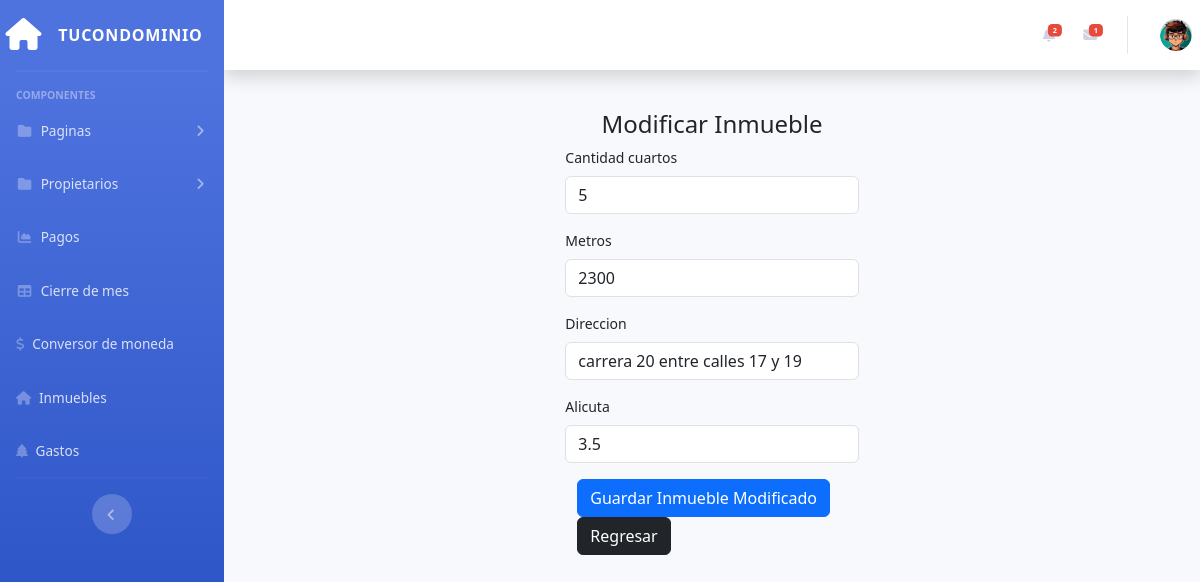
The page /codigo/editarinmueble.php?id=1 on the database its author committed.
### tables this page shows
CREATE TABLE `inmobiliaria` (
  `id_inmobiliaria` int(5) NOT NULL,
  `cant_cuartos` int(2) DEFAULT NULL,
  `metros` float DEFAULT NULL,
  `direccion` varchar(100) DEFAULT NULL,
  `alicuota` varchar(50) DEFAULT NULL,
  `id_propietario` int(3) DEFAULT NULL
);

### codigo/editarinmueble.php (the view, shortened to what this page needs)
<?php
require 'menu.php';
$db= new DataBase();
$conexion=$db->conectar();
$id= $_GET['id'];
$query= $conexion->prepare("SELECT cant_cuartos, metros, direccion, alicuota  FROM inmobiliaria WHERE id_inmobiliaria = :id");
$query->execute(['id' => $id]);
$row = $query->fetch(PDO::FETCH_ASSOC);
?>
<!DOCTYPE html>
<html lang="en">
<head>
    <link href="https://cdn.jsdelivr.net/npm/bootstrap@5.3.3/dist/css/bootstrap.min.css" rel="stylesheet">
    <link rel="stylesheet" href="diseño.css">
</head>
<body>
<div class="login-container">
<form  action="guardarinmueble.php" method="POST" class="col-4 p-3 m-auto">
    <h1 class="text-center">Modificar Inmueble</h1>
                <div class="mb-3">
                    <label for="exampleInputEmail1" class="form-label">Cantidad cuartos</label>
                    <input type="text" class="form-control" name="cant_cuartos" value="<?php echo $row['cant_cuartos'];?>">
                </div>
                <div class="mb-3">
                    <label for="exampleInputEmail1" class="form-label">Metros</label>
                    <input type="text" class="form-control" name="metros" value="<?php echo $row['metros'];?>">
                </div>
                <div class="mb-3">
                    <label for="exampleInputEmail1" class="form-label">Direccion</label>
                    <input type="text" class="form-control" name="direccion" value="<?php echo $row['direccion'];?>">
                </div>
                <div class="mb-3">
                    <label for="exampleInputEmail1" class="form-label">Alicuta</label>
                    <input type="text" class="form-control" name="alicuota" value="<?php echo $row['alicuota'];?>">
                </div>
                <div
                    class="col-md-12">
                <button type="submit" class="btn btn-primary" name="guardarinmueble" value="ok">Guardar Inmueble Modificado</button>
                <a href="gastos.php" class="btn btn-dark">Regresar</a>
</div>
            </form>
    </div>
 </body>
</html>

### codigo/diseño.css (style rules this page uses)
body { font-size: 14px; }
h1 { font-size: 24px; }
a { font-size: 12px; }

### rows shown on the page
inmobiliaria: cant_cuartos "5", metros "2300", direccion "carrera 20 entre calles 17 y 19", alicuota "3.5"
